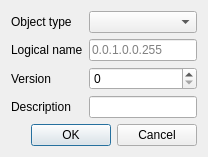
<?xml version="1.0" encoding="UTF-8"?>
<ui version="4.0">
 <class>CosemObjectDialog</class>
 <widget class="QDialog" name="CosemObjectDialog">
  <property name="windowTitle">
   <string>Add COSEM Object</string>
  </property>
  <layout class="QFormLayout" name="formLayout">
   <item row="0" column="0">
    <widget class="QLabel" name="typeLabel">
     <property name="text">
      <string>Object type</string>
     </property>
    </widget>
   </item>
   <item row="0" column="1">
    <widget class="QComboBox" name="typeCombo"/>
   </item>
   <item row="1" column="0">
    <widget class="QLabel" name="lnLabel">
     <property name="text">
      <string>Logical name</string>
     </property>
    </widget>
   </item>
   <item row="1" column="1">
    <widget class="QLineEdit" name="logicalNameEdit">
     <property name="placeholderText">
      <string>0.0.1.0.0.255</string>
     </property>
    </widget>
   </item>
   <item row="2" column="0">
    <widget class="QLabel" name="versionLabel">
     <property name="text">
      <string>Version</string>
     </property>
    </widget>
   </item>
   <item row="2" column="1">
    <widget class="QSpinBox" name="versionSpin">
     <property name="maximum">
      <number>255</number>
     </property>
    </widget>
   </item>
   <item row="3" column="0">
    <widget class="QLabel" name="descriptionLabel">
     <property name="text">
      <string>Description</string>
     </property>
    </widget>
   </item>
   <item row="3" column="1">
    <widget class="QLineEdit" name="descriptionEdit"/>
   </item>
   <item row="4" column="0" colspan="2">
    <widget class="QDialogButtonBox" name="buttonBox">
     <property name="standardButtons">
      <set>QDialogButtonBox::Cancel|QDialogButtonBox::Ok</set>
     </property>
    </widget>
   </item>
  </layout>
 </widget>
 <resources/>
 <connections/>
</ui>
